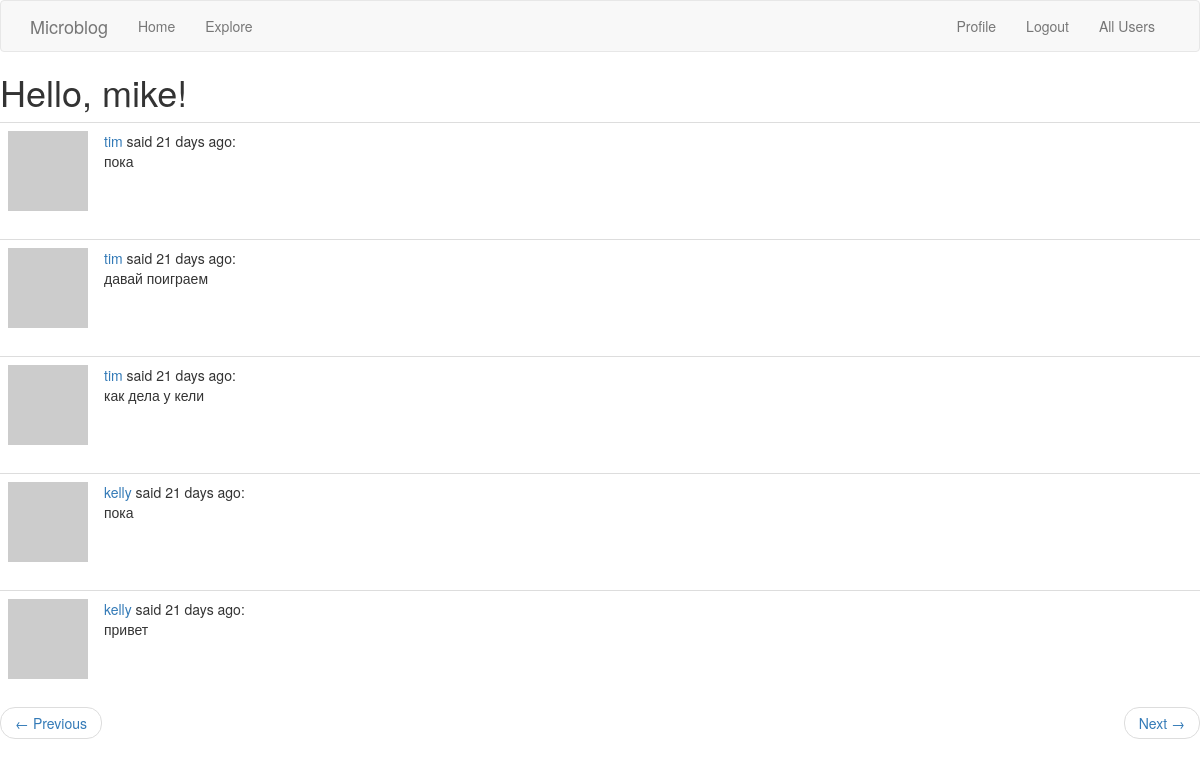
The page /explore?page=2 (signed in) on the database its author committed.
### app/models.py (models this page shows, shortened)
class User(UserMixin, db.Model):
    id = db.Column(db.Integer, primary_key=True)
    username = db.Column(db.String(64), index=True, unique=True)
    email = db.Column(db.String(120), index=True, unique=True)
    password_hash = db.Column(db.String(128))
    posts = db.relationship("Post", backref="author", lazy="dynamic")
    about_me = db.Column(db.String(140))
    last_seen = db.Column(db.DateTime, default=datetime.utcnow)
    followed = db.relationship("User", secondary=followers,
                               primaryjoin=(followers.c.follower_id == id),
                               secondaryjoin=(followers.c.followed_id == id),
                               backref=db.backref("followers", lazy="dynamic"), lazy="dynamic")
    def avatar(self, size):
        digest = md5(self.email.lower().encode("utf-8")).hexdigest()
        return "https://www.gravatar.com/avatar/{}?d=identicon&s={}".format(
            digest, size)

class Post(db.Model):
    id = db.Column(db.Integer, primary_key=True)
    body = db.Column(db.String(140))
    timestamp = db.Column(db.DateTime, index=True, default=datetime.utcnow)
    user_id = db.Column(db.Integer, db.ForeignKey('user.id'))

### app/routes.py (the view)
@appl.route("/explore")
@login_required
def explore():
    page = request.args.get("page", 1, type=int)
    posts = Post.query.order_by(Post.timestamp.desc()).paginate(
        page, appl.config["POSTS_PER_PAGE"], False)
    next_url = url_for("explore", page=posts.next_num) \
        if posts.has_next else None
    prev_url = url_for("explore", page=posts.prev_num) \
        if posts.has_prev else None
    return render_template("index.html", title="Explore", posts=posts.items,
                           next_url=next_url, prev_url=prev_url)

### app/models.py (called while the page is built)
@login.user_loader
def load_user(id):
    return User.query.get(int(id))

### app/routes.py (called while the page is built)
@appl.before_request
def before_request():
    if current_user.is_authenticated:
        current_user.last_seen = datetime.utcnow()
        db.session.commit()

### app/templates/index.html (shortened to what this page needs)
{% extends "base.html" %}
{% block app_content %}
    <h1>Hello, {{  current_user.username }}!</h1>
    {% for post in posts %}
        {% include "_post.html" %}
    {% endfor %}
<nav aria-label="...">
    <ul class="pager">
        <li class="previous{% if not prev_url %} disabled{% endif %}">
            <a href="{{ prev_url or '#' }}">
                <span aria-hidden="true">&larr;</span> Previous
            </a>
        </li>
        <li class="next{% if not next_url %} disabled{% endif %}">
            <a href="{{ next_url or '#' }}">
                Next <span aria-hidden="true">&rarr;</span>
            </a>
        </li>
    </ul>
</nav>
{% endblock %}

### app/templates/_post.html
<table class="table table-hover">
    <tr>
        <td width="70px">
            <a href="{{ url_for('user', username=post.author.username) }}">
                <img src="{{ post.author.avatar(70) }}">
            </a>
        </td>
        <td>
            <a href="{{ url_for('user', username=post.author.username) }}">
            {{ post.author.username }}
            </a>
            said {{ moment(post.timestamp).fromNow() }}:
            <br>
            {{ post.body }}
        </td>
    </tr>
</table>

### rows shown on the page
User: username "mike"
Post: author.username "tim", timestamp "21 days ago", body "пока"
Post: author.username "tim", timestamp "21 days ago", body "давай поиграем"
Post: author.username "tim", timestamp "21 days ago", body "как дела у кели"
Post: author.username "kelly", timestamp "21 days ago", body "пока"
Post: author.username "kelly", timestamp "21 days ago", body "привет"
